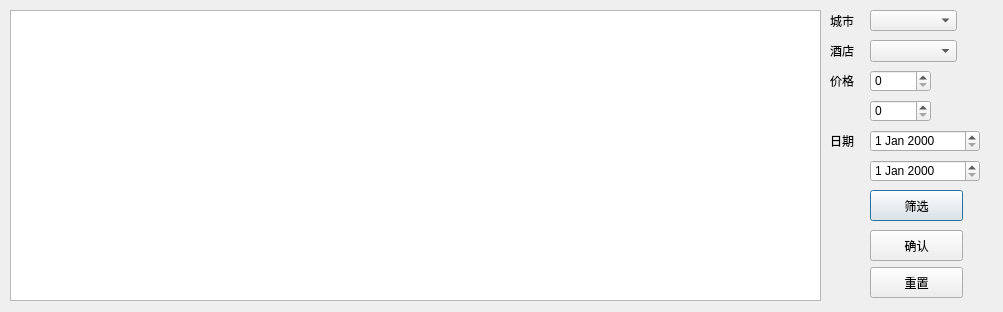
<?xml version="1.0" encoding="UTF-8"?>
<ui version="4.0">
 <class>table_select</class>
 <widget class="QDialog" name="table_select">
  <property name="geometry">
   <rect>
    <x>0</x>
    <y>0</y>
    <width>1003</width>
    <height>312</height>
   </rect>
  </property>
  <property name="windowTitle">
   <string>Dialog</string>
  </property>
  <widget class="QTableView" name="tableView">
   <property name="geometry">
    <rect>
     <x>10</x>
     <y>10</y>
     <width>811</width>
     <height>291</height>
    </rect>
   </property>
  </widget>
  <widget class="QComboBox" name="city">
   <property name="geometry">
    <rect>
     <x>870</x>
     <y>10</y>
     <width>87</width>
     <height>21</height>
    </rect>
   </property>
  </widget>
  <widget class="QComboBox" name="hotel">
   <property name="geometry">
    <rect>
     <x>870</x>
     <y>40</y>
     <width>87</width>
     <height>22</height>
    </rect>
   </property>
  </widget>
  <widget class="QLabel" name="label">
   <property name="geometry">
    <rect>
     <x>830</x>
     <y>10</y>
     <width>31</width>
     <height>21</height>
    </rect>
   </property>
   <property name="text">
    <string>城市</string>
   </property>
  </widget>
  <widget class="QLabel" name="label_2">
   <property name="geometry">
    <rect>
     <x>830</x>
     <y>40</y>
     <width>31</width>
     <height>21</height>
    </rect>
   </property>
   <property name="text">
    <string>酒店</string>
   </property>
  </widget>
  <widget class="QSpinBox" name="low">
   <property name="geometry">
    <rect>
     <x>870</x>
     <y>70</y>
     <width>61</width>
     <height>22</height>
    </rect>
   </property>
  </widget>
  <widget class="QLabel" name="label_3">
   <property name="geometry">
    <rect>
     <x>830</x>
     <y>70</y>
     <width>31</width>
     <height>21</height>
    </rect>
   </property>
   <property name="text">
    <string>价格</string>
   </property>
  </widget>
  <widget class="QSpinBox" name="high">
   <property name="geometry">
    <rect>
     <x>870</x>
     <y>100</y>
     <width>61</width>
     <height>22</height>
    </rect>
   </property>
  </widget>
  <widget class="QDateEdit" name="start">
   <property name="geometry">
    <rect>
     <x>870</x>
     <y>130</y>
     <width>110</width>
     <height>22</height>
    </rect>
   </property>
  </widget>
  <widget class="QDateEdit" name="end">
   <property name="geometry">
    <rect>
     <x>870</x>
     <y>160</y>
     <width>110</width>
     <height>22</height>
    </rect>
   </property>
  </widget>
  <widget class="QLabel" name="label_5">
   <property name="geometry">
    <rect>
     <x>830</x>
     <y>130</y>
     <width>31</width>
     <height>21</height>
    </rect>
   </property>
   <property name="text">
    <string>日期</string>
   </property>
  </widget>
  <widget class="QPushButton" name="select">
   <property name="geometry">
    <rect>
     <x>870</x>
     <y>190</y>
     <width>93</width>
     <height>31</height>
    </rect>
   </property>
   <property name="text">
    <string>筛选</string>
   </property>
  </widget>
  <widget class="QPushButton" name="select_2">
   <property name="geometry">
    <rect>
     <x>870</x>
     <y>230</y>
     <width>93</width>
     <height>31</height>
    </rect>
   </property>
   <property name="text">
    <string>确认</string>
   </property>
  </widget>
  <widget class="QPushButton" name="pushButton">
   <property name="geometry">
    <rect>
     <x>870</x>
     <y>267</y>
     <width>93</width>
     <height>31</height>
    </rect>
   </property>
   <property name="text">
    <string>重置</string>
   </property>
  </widget>
 </widget>
 <resources/>
 <connections/>
</ui>
